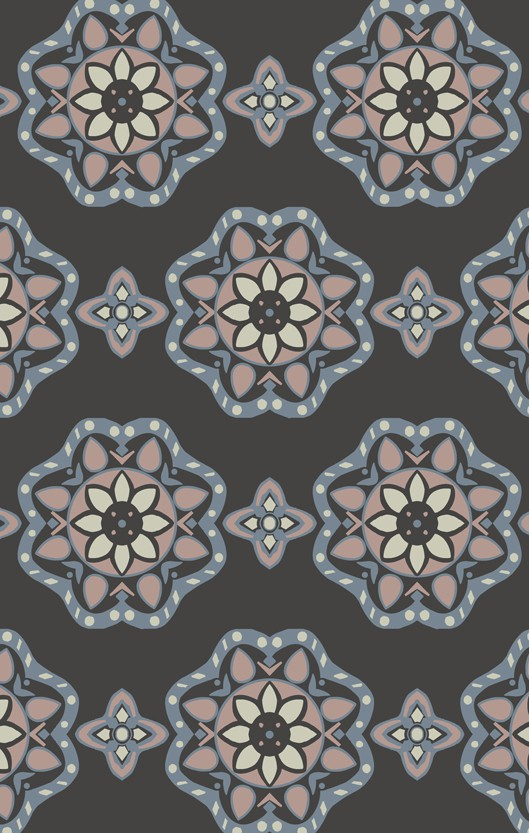
#> input picture cosas/clasicos/_10a_.jpg, 529 x 833 px; its folder holds 4 pictures in this run
$ python main.py   (Python 2 division)
#> lines starting #> are read from the running program, lines starting #| are printed output that depends on the picture


from os import listdir, rename
from os.path import isfile, join
import csv
import Image


if __name__ == "__main__":
    mypath = "./clasicos/"
    for f in listdir(mypath):
        print f
        if f == ".DS_Store":
            continue
        im = Image.open(mypath+f)
#> im is the input picture: PIL image 529x833 RGB; mean R, G, B 103.9, 103.1, 102.5
        width, height = im.size   # Get dimensions
#> width = 529; height = 833
        new_height = 166
        left = 0
        top = 415
        height = 166
        box = (left, top, left+width, top+height)
#> box = (0, 415, 529, 581)

        crop = im.crop(box)
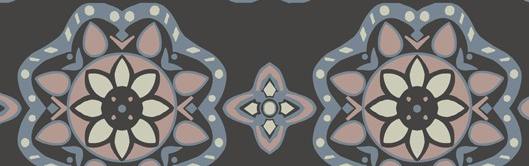
#> crop: PIL image 529x166 RGB; mean R, G, B 109.3, 108.1, 107.1
        crop.save(mypath+f.split(".")[0]+"_crop", "jpeg")
#> pass 2 of the loop `for f in listdir(mypath):`:
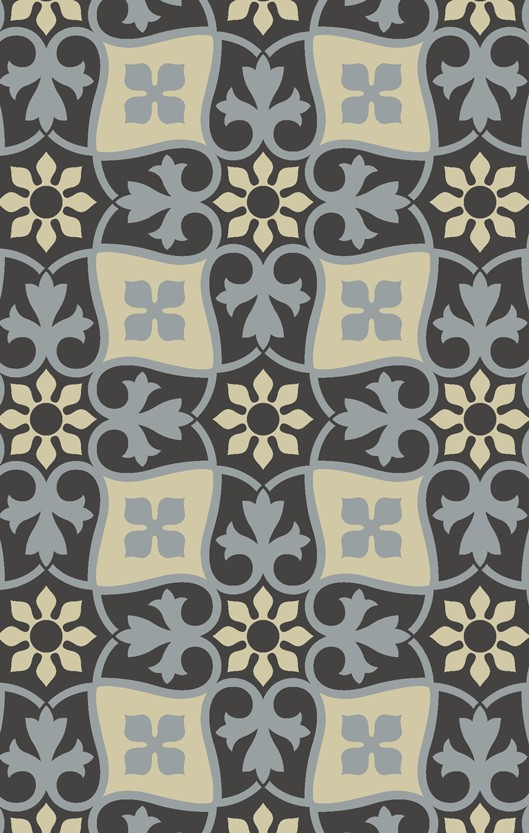
#> input picture cosas/clasicos/_10b_.jpg, 529 x 833 px
#> im is the input picture: PIL image 529x833 RGB; mean R, G, B 129.9, 130.1, 121.9
#> `crop = im.crop(box)`:
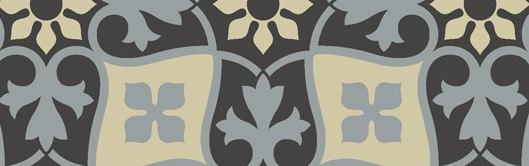
#> crop: PIL image 529x166 RGB; mean R, G, B 133.8, 134.1, 125.5
#> pass 3 of the loop `for f in listdir(mypath):`:
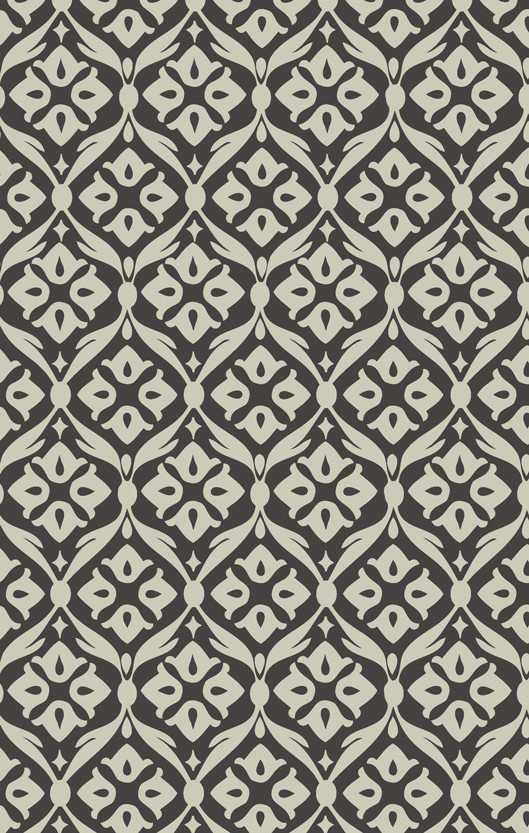
#> input picture cosas/clasicos/_10c_.jpg, 529 x 833 px
#> im is the input picture: PIL image 529x833 RGB; mean R, G, B 136.7, 135.7, 125.1
#> `crop = im.crop(box)`:
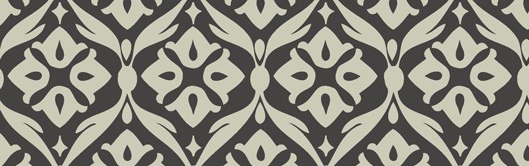
#> crop: PIL image 529x166 RGB; mean R, G, B 136.5, 135.6, 125
#> the loop made 4 passes; the first 3 are shown


if __name__ == "__main__1":
    mypath = "clasicos"

    for f in listdir("."):
        print f, f.lower()
        rename(f, "_"+f.lower())


if __name__ == "__main__3":
    mypath = "./clasicos/"
    for f in listdir(mypath):
        im = Image.open(mypath+f)
        im.save(mypath+f.split(".")[0] +".jpg", quality=90)

if __name__ == "__main__2":
    #tmp = 'db.execSQL(insert into Colores (id, color, order, set) VALUES (' + "'" + "%s","%s",%s,%s)");'

    f = open('bandeja4.csv', 'rU')
    csv_f = csv.reader(f, dialect=csv.excel_tab)

    count = 1
    for row in csv_f:
        row = row[0].split(",")
        #result = tmp %(row[1], row[0], count, 1)

        print 'db.execSQL("insert into Colores (id, color, pos, grupo) VALUES (' + "'" +row[1] + "'," + "'" +row[0] + "'," + str(count)+  ', 4)");'
        count = count + 1
